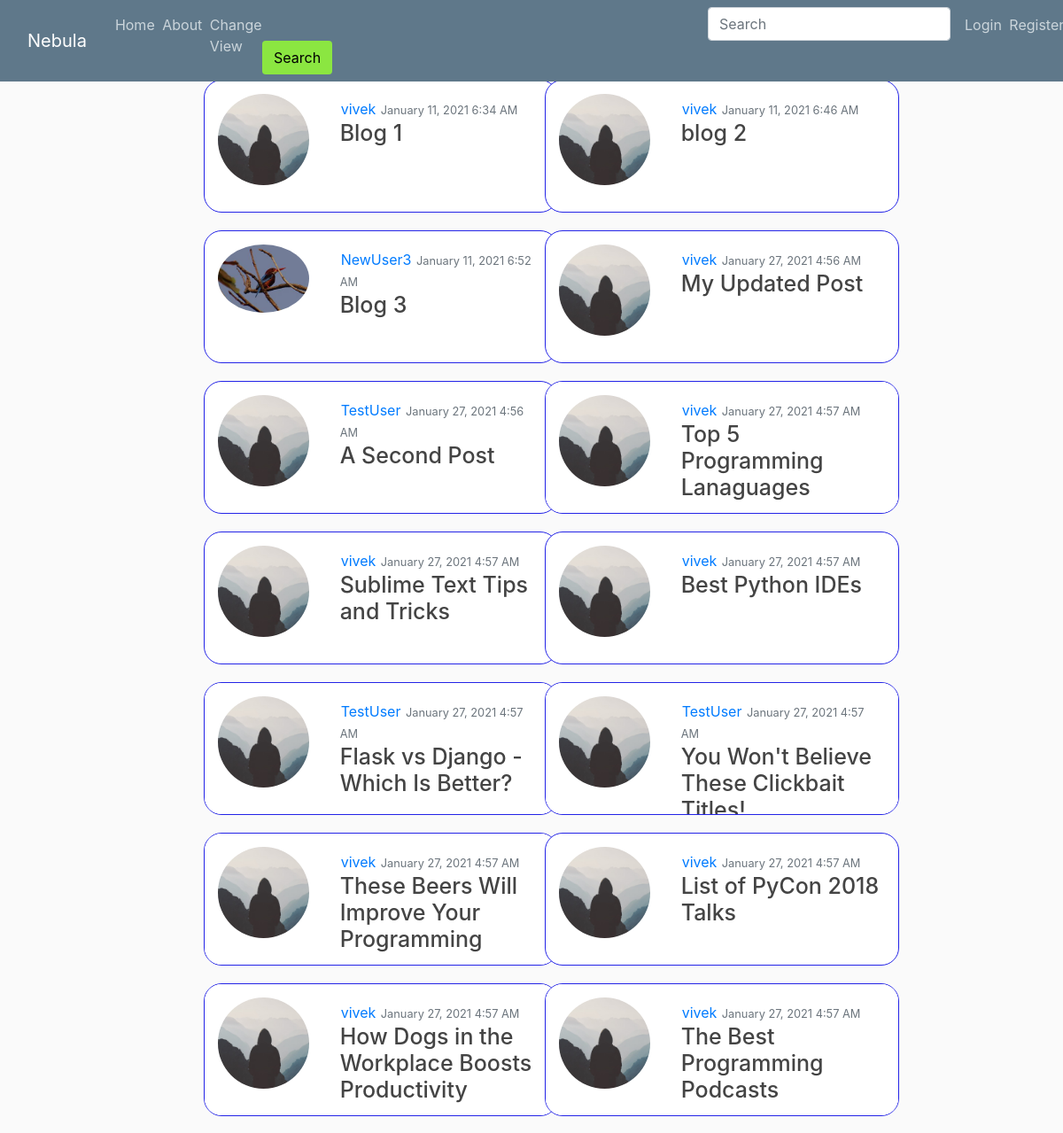
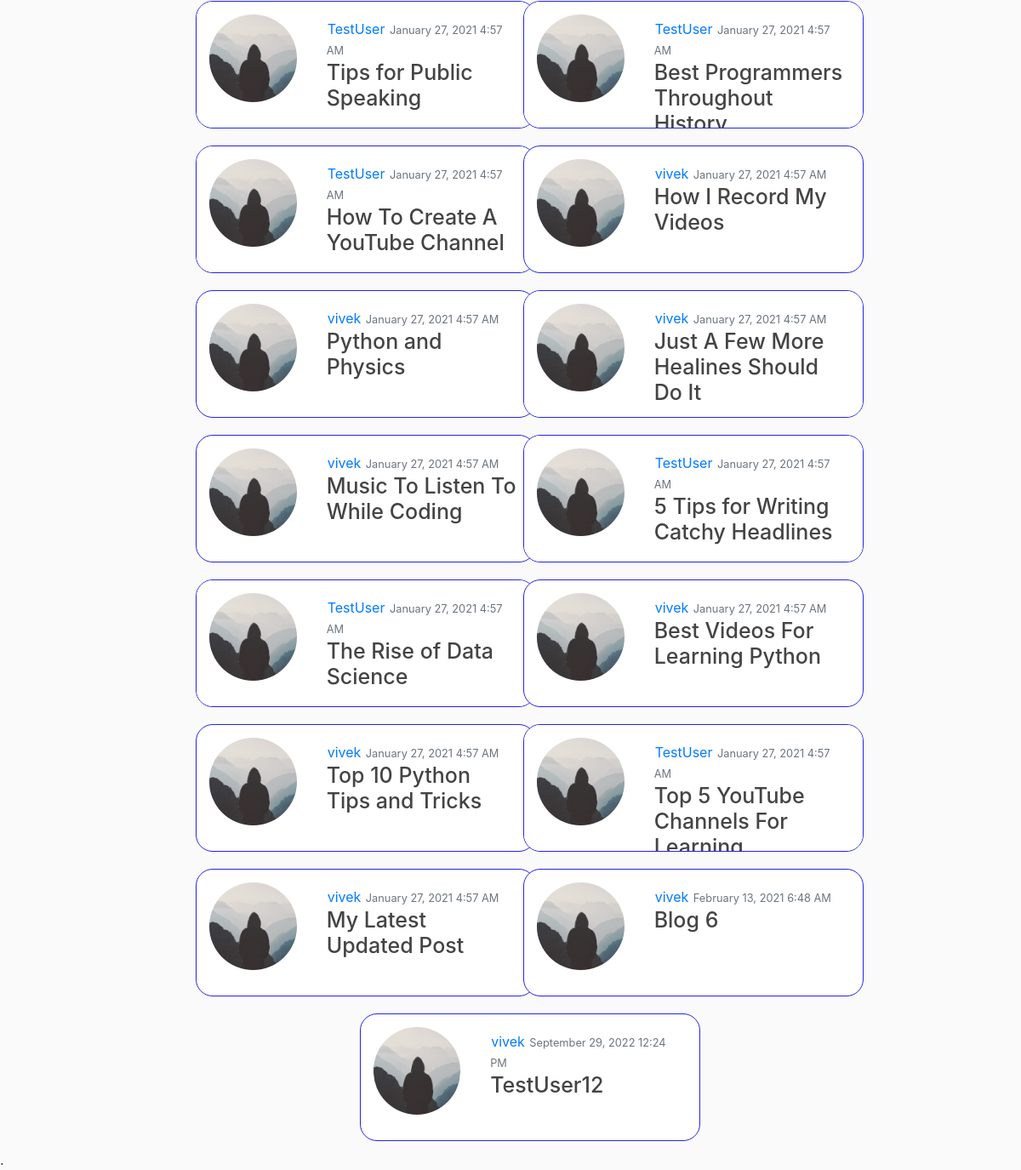
The page /grid_view/ on the database as committed earlier (2 pictures, top to bottom).
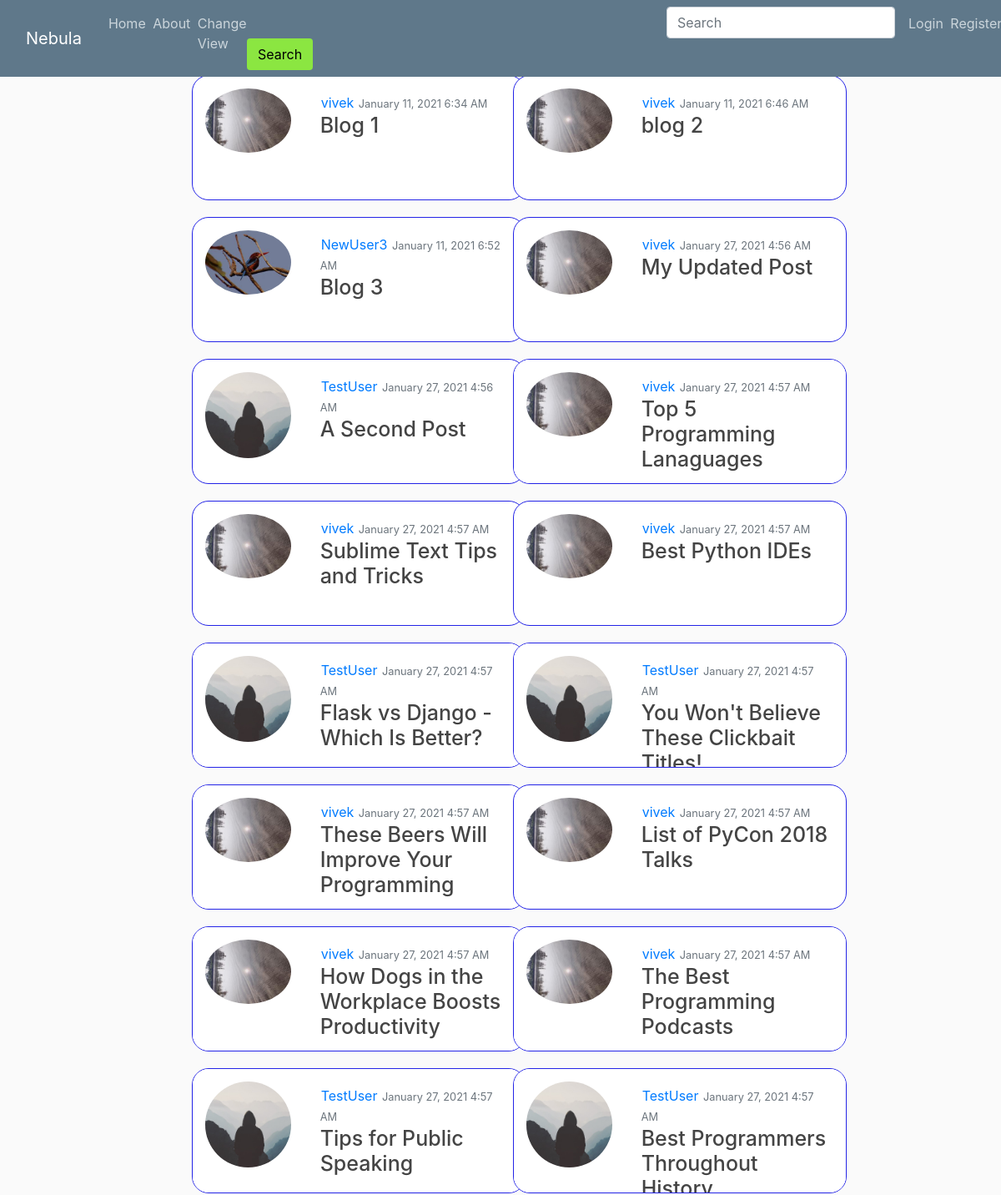
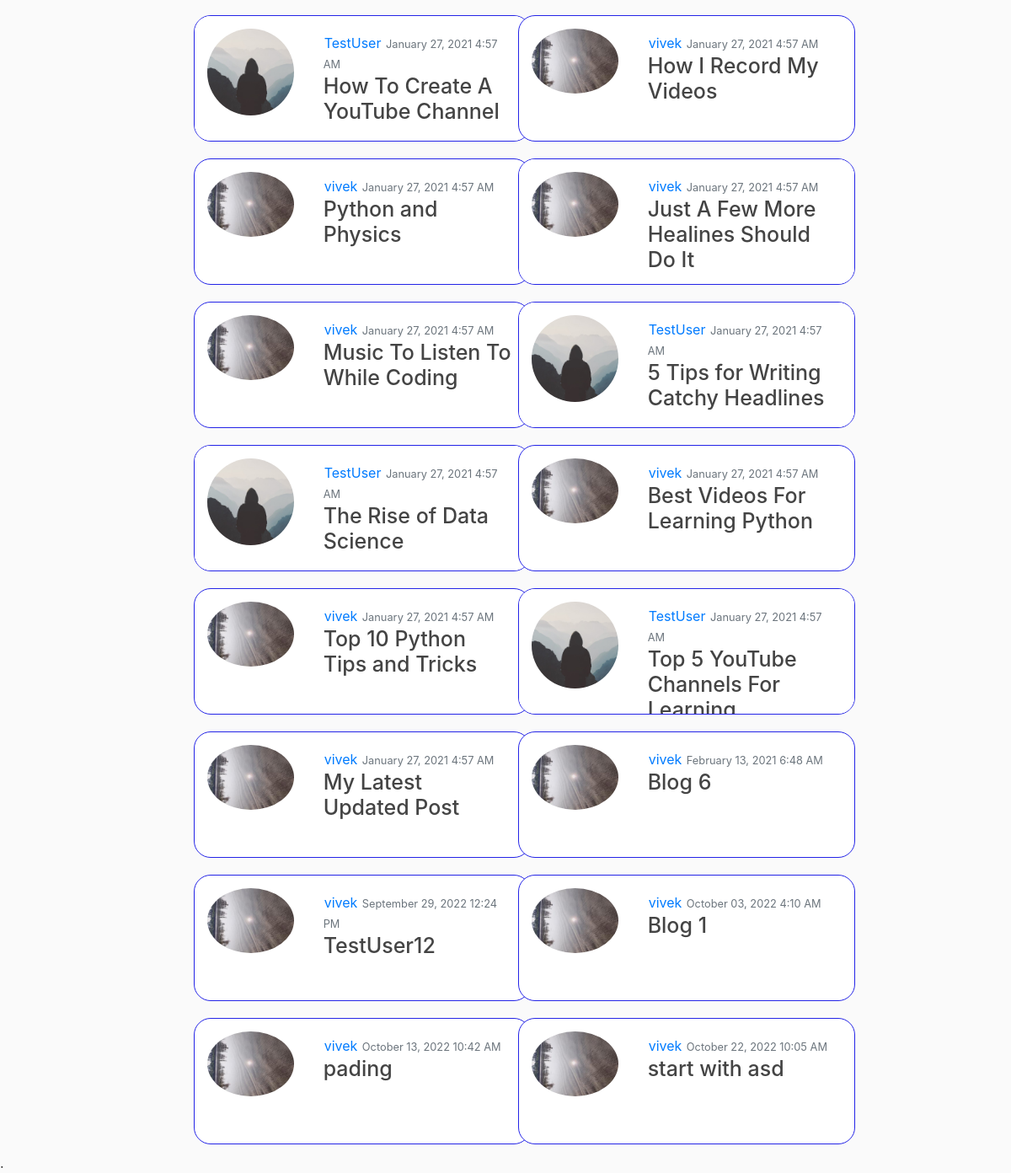
The same page on the database as committed later (2 pictures, top to bottom).
### blog/models.py (models this page shows, shortened)
class Post(models.Model):
	title = models.CharField(max_length=100)
	content = models.TextField()
	date_posted = models.DateTimeField(default=timezone.now)
	author = models.ForeignKey(User, on_delete=models.CASCADE)
	blog_image = models.ImageField(default='default_blog.jpg' ,upload_to='blog_pics')
	audio = models.FileField(default="No audio posted", upload_to='audio_files')
	video = models.FileField(default="No video posted", upload_to='video_files')
	keywords = models.CharField(max_length=50, default='')

### users/models.py (models this page shows, shortened)
class Profile(models.Model):
	user = models.OneToOneField(User, on_delete=models.CASCADE)
	image = models.ImageField(default='default.jpg', upload_to='profile_pics')

### blog/views.py (the view)
# urls.py: path('grid_view/', views.grid_view, name='blog-grid_view'),
def grid_view(request):
	context = {
		'posts': Post.objects.all()
	}
	return render(request, 'blog/gridview.html', context)

### blog/templates/blog/gridview.html (shortened to what this page needs)
{% extends "blog/base.html" %}
{% load static %}
{% block content %}
    <div class="container-fluid infinite-container">
        {% for post in posts %}
        {% if forloop.first %}
        <div class="row infinite-item">
            {% endif %}
            <div class="col-lg-6 container-fluid">
                <article class="media content-section">
                    <img class="rounded-circle col-sm-4" style="padding: 15px;" src="{{ post.author.profile.image.url }}">
                    <div class="card-body" >
                    <a style="padding: 1px" href="{% url 'user-posts' post.author.username %}">{{ post.author }}</a>
                    <small class="text-muted">{{ post.date_posted | date:"F d, Y f A" }}</small>
                    <h3><a class="article-title" href="{% url 'post-detail' post.id %}">{{ post.title }}</a></h3>
                    </div>
                </article>
        </div>
        {% if forloop.last %}</div>{% endif %}
        {% endfor %}
    </div>
{% endblock content%}

Rows that differ between the two databases and show on the page:
changed through a linked row, Post "January 11, 2021 6:34 AM": author.profile.image: picture added in place of a placeholder
changed through a linked row, Post "blog 2": author.profile.image: picture added in place of a placeholder
changed through a linked row, Post "My Updated Post": author.profile.image: picture added in place of a placeholder
changed through a linked row, Post "Top 5 Programming Lanaguages": author.profile.image: picture added in place of a placeholder
changed through a linked row, Post "Sublime Text Tips and Tricks": author.profile.image: picture added in place of a placeholder
changed through a linked row, Post "Best Python IDEs": author.profile.image: picture added in place of a placeholder
changed through a linked row, Post "These Beers Will Improve Your Programming": author.profile.image: picture added in place of a placeholder
changed through a linked row, Post "List of PyCon 2018 Talks": author.profile.image: picture added in place of a placeholder
changed through a linked row, Post "How Dogs in the Workplace Boosts Productivity": author.profile.image: picture added in place of a placeholder
changed through a linked row, Post "The Best Programming Podcasts": author.profile.image: picture added in place of a placeholder
changed through a linked row, Post "How I Record My Videos": author.profile.image: picture added in place of a placeholder
changed through a linked row, Post "Python and Physics": author.profile.image: picture added in place of a placeholder
changed through a linked row, Post "Just A Few More Healines Should Do It": author.profile.image: picture added in place of a placeholder
changed through a linked row, Post "Music To Listen To While Coding": author.profile.image: picture added in place of a placeholder
changed through a linked row, Post "Best Videos For Learning Python": author.profile.image: picture added in place of a placeholder
changed through a linked row, Post "Top 10 Python Tips and Tricks": author.profile.image: picture added in place of a placeholder
changed Post "My Latest Updated Post": author.profile.image: picture added in place of a placeholder
changed through a linked row, Post "Blog 6": author.profile.image: picture added in place of a placeholder
changed Post "TestUser12": author.profile.image: picture added in place of a placeholder
added Post: author.profile.image (picture), author "vivek", date_posted "October 03, 2022 4:10 AM", title "Blog 1"
added Post: author.profile.image (picture), author "vivek", date_posted "October 13, 2022 10:42 AM", title "pading"
added Post: author.profile.image (picture), author "vivek", date_posted "October 22, 2022 10:05 AM", title "start with asd"
